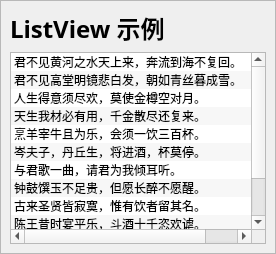
      <widget class="QWidget" name="page_2">
       <property name="autoFillBackground">
        <bool>false</bool>
       </property>
       <layout class="QGridLayout" name="gridLayout_23">
        <property name="leftMargin">
         <number>0</number>
        </property>
        <property name="topMargin">
         <number>0</number>
        </property>
        <property name="rightMargin">
         <number>0</number>
        </property>
        <property name="bottomMargin">
         <number>0</number>
        </property>
        <item row="0" column="0">
         <widget class="QFrame" name="frame">
          <property name="frameShape">
           <enum>QFrame::StyledPanel</enum>
          </property>
          <property name="frameShadow">
           <enum>QFrame::Raised</enum>
          </property>
          <layout class="QGridLayout" name="gridLayout_3">
           <item row="0" column="0">
            <widget class="QLabel" name="label_17">
             <property name="font">
              <font>
               <family>微软雅黑</family>
               <pointsize>18</pointsize>
               <bold>true</bold>
              </font>
             </property>
             <property name="text">
              <string>ListView 示例</string>
             </property>
            </widget>
           </item>
           <item row="1" column="0">
            <widget class="QListWidget" name="listWidget_2">
             <property name="alternatingRowColors">
              <bool>true</bool>
             </property>
             <property name="selectionMode">
              <enum>QAbstractItemView::SingleSelection</enum>
             </property>
             <property name="selectionBehavior">
              <enum>QAbstractItemView::SelectItems</enum>
             </property>
             <item>
              <property name="text">
               <string>君不见黄河之水天上来，奔流到海不复回。</string>
              </property>
             </item>
             <item>
              <property name="text">
               <string>君不见高堂明镜悲白发，朝如青丝暮成雪。</string>
              </property>
             </item>
             <item>
              <property name="text">
               <string>人生得意须尽欢，莫使金樽空对月。</string>
              </property>
             </item>
             <item>
              <property name="text">
               <string>天生我材必有用，千金散尽还复来。</string>
              </property>
             </item>
             <item>
              <property name="text">
               <string>烹羊宰牛且为乐，会须一饮三百杯。</string>
              </property>
             </item>
             <item>
              <property name="text">
               <string>岑夫子，丹丘生，将进酒，杯莫停。</string>
              </property>
             </item>
             <item>
              <property name="text">
               <string>与君歌一曲，请君为我倾耳听。</string>
              </property>
             </item>
             <item>
              <property name="text">
               <string>钟鼓馔玉不足贵，但愿长醉不愿醒。</string>
              </property>
             </item>
             <item>
              <property name="text">
               <string>古来圣贤皆寂寞，惟有饮者留其名。</string>
              </property>
             </item>
             <item>
              <property name="text">
               <string>陈王昔时宴平乐，斗酒十千恣欢谑。</string>
              </property>
             </item>
             <item>
              <property name="text">
               <string>主人何为言少钱，径须沽取对君酌。</string>
              </property>
             </item>
             <item>
              <property name="text">
               <string>五花马，千金裘，呼儿将出换美酒，与尔同销万古愁</string>
              </property>
             </item>
            </widget>
           </item>
          </layout>
         </widget>
        </item>
       </layout>
      </widget>
